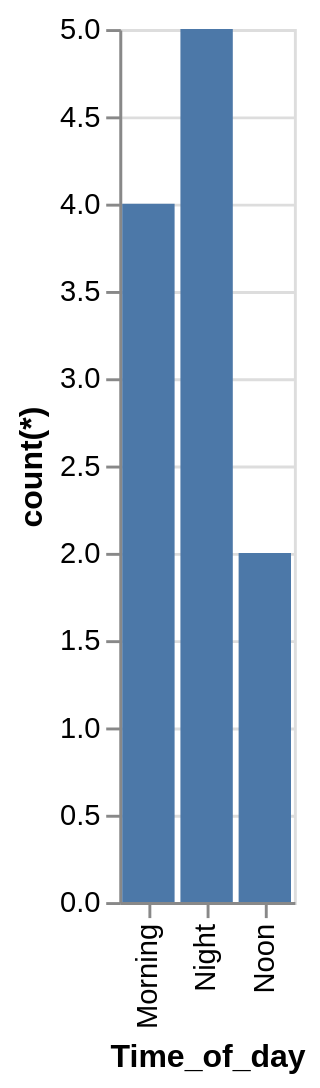

Express this chart as Vega-Lite.
### Vega-Lite specification from a JSON file in a GitHub repository (floating-point values rounded to 4 significant figures)
{"data": {"values": [{"x_data": "Morning", "y_data": 4}, {"x_data": "Night", "y_data": 5}, {"x_data": "Noon", "y_data": 2}]}, "mark": "bar", "encoding": {"x": {"field": "x_data", "type": "nominal", "title": "Time_of_day", "sort": "ascending"}, "y": {"field": "y_data", "type": "quantitative", "title": "count(*)"}}}
